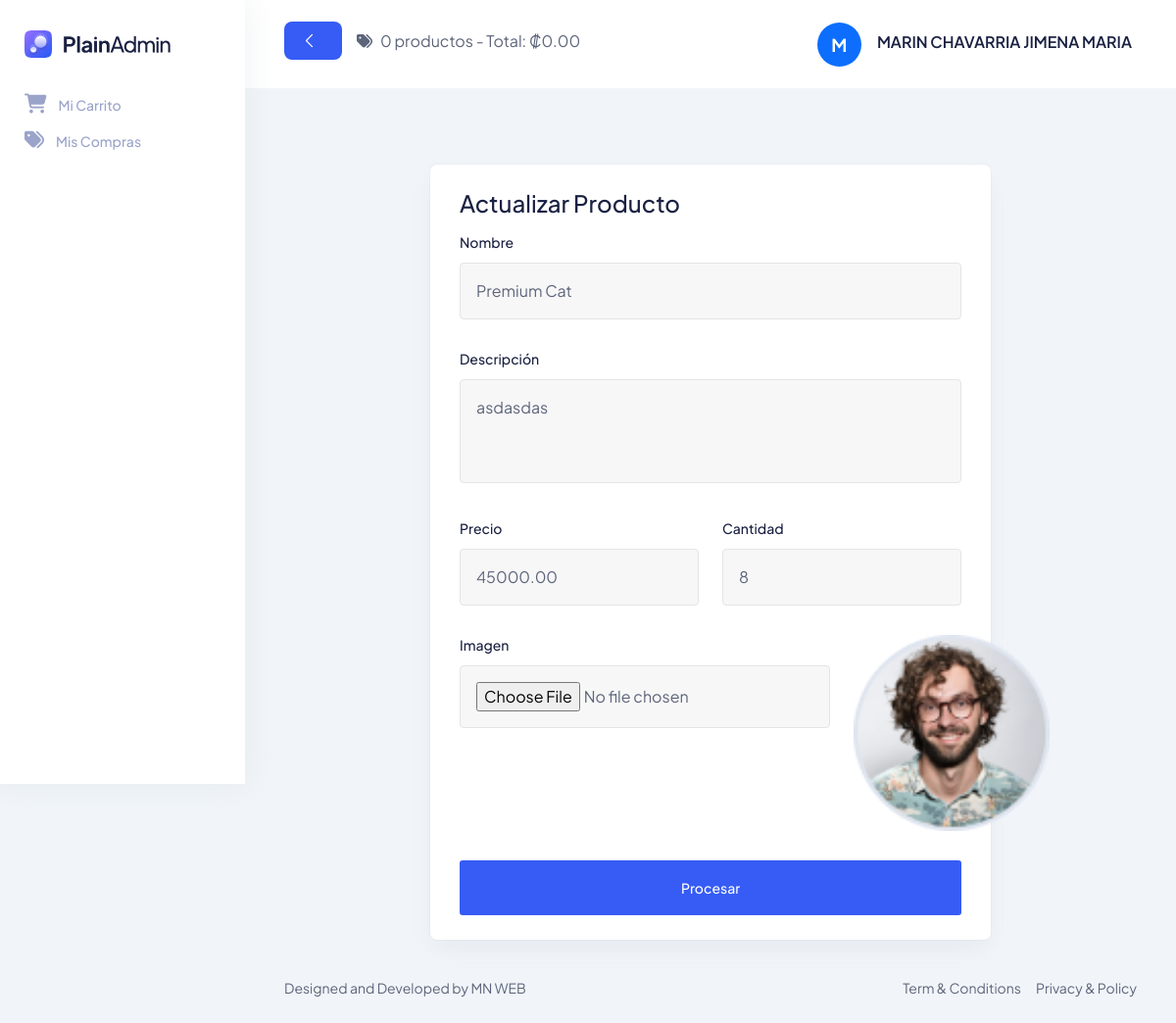
Page /Views/vProducto/actualizarProducto.php?id=4 (signed in) on the earlier database version.
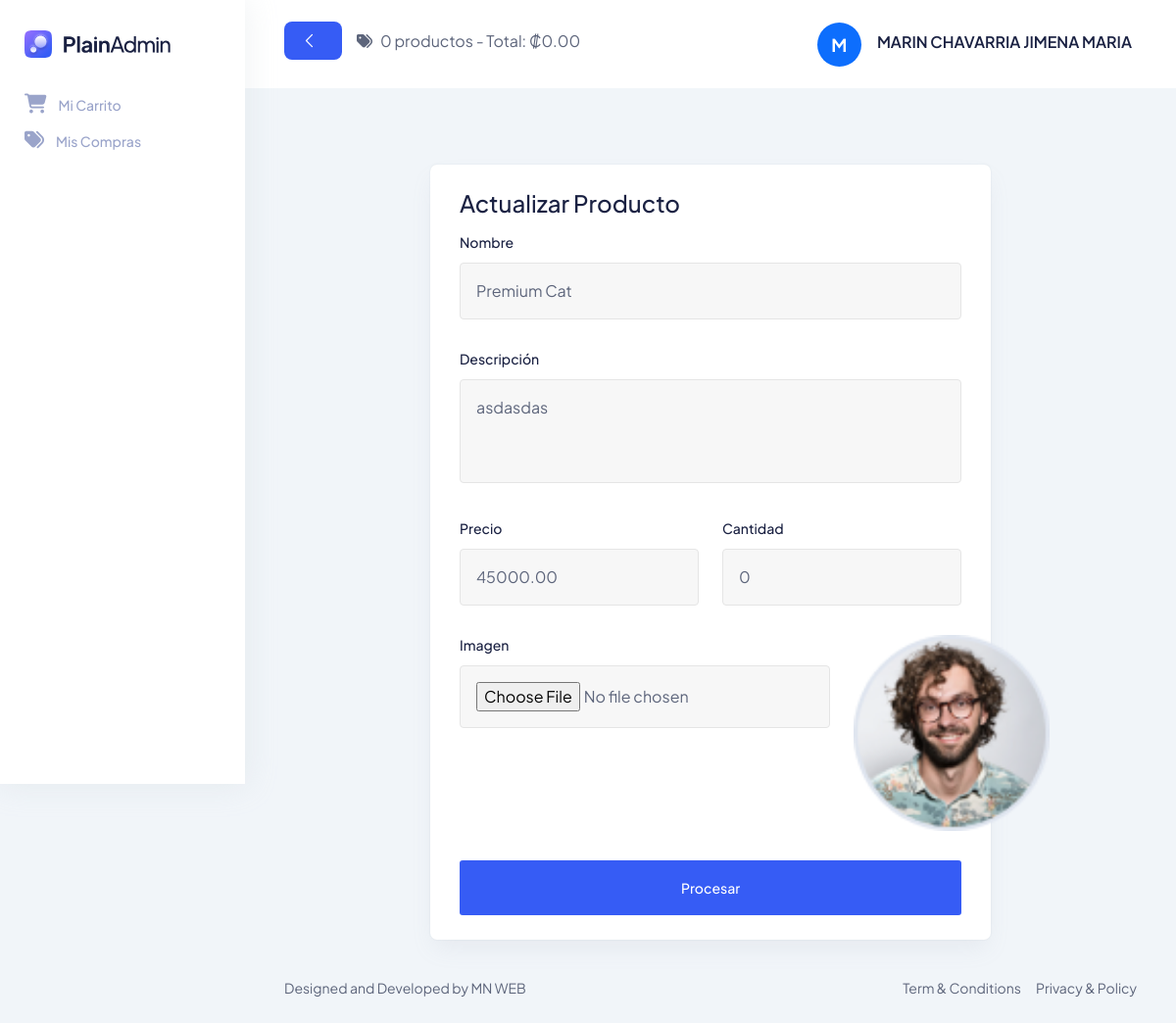
Same page on the later database version.
### tables this page shows
CREATE TABLE `tproducto` (
  `Consecutivo` int(11) NOT NULL AUTO_INCREMENT,
  `Nombre` varchar(100) NOT NULL,
  `Precio` decimal(10,2) NOT NULL,
  `Descripcion` varchar(1000) NOT NULL,
  `Cantidad` int(11) NOT NULL,
  `Imagen` varchar(100) NOT NULL,
  `Estado` bit(1) NOT NULL,
  PRIMARY KEY (`Consecutivo`),
  UNIQUE KEY `UK_Nombre` (`Nombre`)
);

### Models/ProductoModel.php (called while the page is built, shortened)
<?php
function ConsultarProductoModel($consecutivoProducto)
{
    try
    {
        $context = OpenDatabase();
        $sp = "CALL sp_ConsultarProducto('$consecutivoProducto')";
        $result = $context -> query($sp);
        $datos = null;
        while($fila = $result -> fetch_assoc())
        {
            $datos = $fila;
        }
        return $datos;
    }
    catch (Exception $e)
    {
        return null;
    }
}

### Controllers/ProductoController.php (called while the page is built, shortened)
<?php
include_once $_SERVER["DOCUMENT_ROOT"] . "/MN_ECC/Models/ProductoModel.php";
function ConsultarProducto($consecutivoProducto)
{
    return ConsultarProductoModel($consecutivoProducto);
}

### Views/vProducto/actualizarProducto.php (the view, shortened to what the changed rows need)
<?php
include_once $_SERVER["DOCUMENT_ROOT"] . "/MN_ECC/Views/layout.php";
include_once $_SERVER["DOCUMENT_ROOT"] . "/MN_ECC/Controllers/ProductoController.php";
$datosProducto = ConsultarProducto($_GET["id"]);
?>
<!DOCTYPE html>
<html lang="en">
<body>
    <main class="main-wrapper">
        <section class="section">
            <div class="container-fluid">
                <div class="title-wrapper pt-30">
                    <div class="row align-items-center">
                        <div class="col-md-8 mx-auto">
                            <div class="card-style mt-5">
                                <form id="formActualizarProducto" action="" method="POST" enctype="multipart/form-data">
                                    <div class="row">
                                        <div class="col-12">
                                            <div class="input-style-1">
                                                <label>Nombre</label>
                                                <input type="text" placeholder="Nombre"
                                                    id="Nombre" name="Nombre"
                                                    value="<?php echo $datosProducto['Nombre']; ?>" />
                                            </div>
                                        </div>
                                        <div class="col-12">
                                            <div class="input-style-1">
                                                <label>Descripción</label>
                                                <textarea type="text" placeholder="Descripción"
                                                    id="Descripcion" name="Descripcion" rows="3" ><?php echo $datosProducto['Descripcion']; ?></textarea>
                                            </div>
                                        </div>
                                        <div class="col-6">
                                            <div class="input-style-1">
                                                <label>Precio</label>
                                                <input type="text" placeholder="Precio"
                                                    id="Precio" name="Precio" value="<?php echo $datosProducto['Precio']; ?>" />
                                            </div>
                                        </div>
                                        <div class="col-6">
                                            <div class="input-style-1">
                                                <label>Cantidad</label>
                                                <input type="text" placeholder="Cantidad"
                                                    id="Cantidad" name="Cantidad" value="<?php echo $datosProducto['Cantidad']; ?>" />
                                            </div>
                                        </div>
                                        <div class="col-3">
                                            <div class="input-style-1">
                                                <img src="<?php echo $datosProducto['Imagen']; ?>" alt="Imagen del producto" width="200" />
                                            </div>
                                        </div>
                                    </div>
                                </form>
                            </div>
                        </div>
                    </div>
                </div>
            </div>
        </section>
    </main>
</body>
</html>

Differences in the rows shown:
changed tproducto "Premium Cat": Cantidad "8" → "0"
